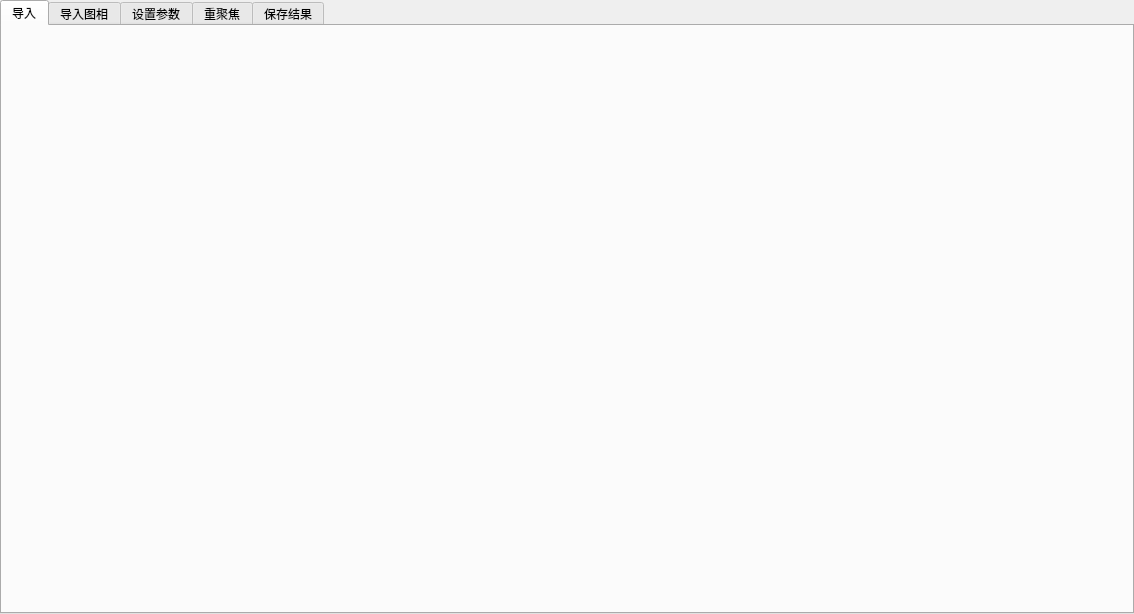
<?xml version="1.0" encoding="UTF-8"?>
<ui version="4.0">
 <class>ControlTabWidget</class>
 <widget class="QWidget" name="ControlTabWidget">
  <property name="geometry">
   <rect>
    <x>0</x>
    <y>0</y>
    <width>1134</width>
    <height>614</height>
   </rect>
  </property>
  <property name="windowTitle">
   <string>Form</string>
  </property>
  <layout class="QVBoxLayout" name="verticalLayout">
   <property name="leftMargin">
    <number>0</number>
   </property>
   <property name="topMargin">
    <number>0</number>
   </property>
   <property name="rightMargin">
    <number>0</number>
   </property>
   <property name="bottomMargin">
    <number>0</number>
   </property>
   <item>
    <widget class="QTabWidget" name="tabWidgetControl">
     <property name="currentIndex">
      <number>0</number>
     </property>
     <widget class="LoadPos" name="tabPos">
      <attribute name="title">
       <string>导入</string>
      </attribute>
     </widget>
     <widget class="LoadImageWgt" name="tabImage">
      <attribute name="title">
       <string>导入图相</string>
      </attribute>
     </widget>
     <widget class="ConfigParam" name="tabConfig">
      <attribute name="title">
       <string>设置参数</string>
      </attribute>
     </widget>
     <widget class="Refocus" name="tabRefocus">
      <attribute name="title">
       <string>重聚焦</string>
      </attribute>
     </widget>
     <widget class="SaveResult" name="tabSave">
      <attribute name="title">
       <string>保存结果</string>
      </attribute>
     </widget>
    </widget>
   </item>
  </layout>
 </widget>
 <customwidgets>
  <customwidget>
   <class>LoadPos</class>
   <extends>QWidget</extends>
   <header>maincontent/controlwidget/loadpos.h</header>
   <container>1</container>
  </customwidget>
  <customwidget>
   <class>Refocus</class>
   <extends>QWidget</extends>
   <header>maincontent/controlwidget/refocus.h</header>
   <container>1</container>
  </customwidget>
  <customwidget>
   <class>ConfigParam</class>
   <extends>QWidget</extends>
   <header>maincontent/controlwidget/configparam.h</header>
   <container>1</container>
  </customwidget>
  <customwidget>
   <class>LoadImageWgt</class>
   <extends>QWidget</extends>
   <header>maincontent/controlwidget/loadimagewgt.h</header>
   <container>1</container>
  </customwidget>
  <customwidget>
   <class>SaveResult</class>
   <extends>QWidget</extends>
   <header>maincontent/controlwidget/saveresult.h</header>
   <container>1</container>
  </customwidget>
 </customwidgets>
 <tabstops>
  <tabstop>tabWidgetControl</tabstop>
 </tabstops>
 <resources/>
 <connections/>
</ui>
